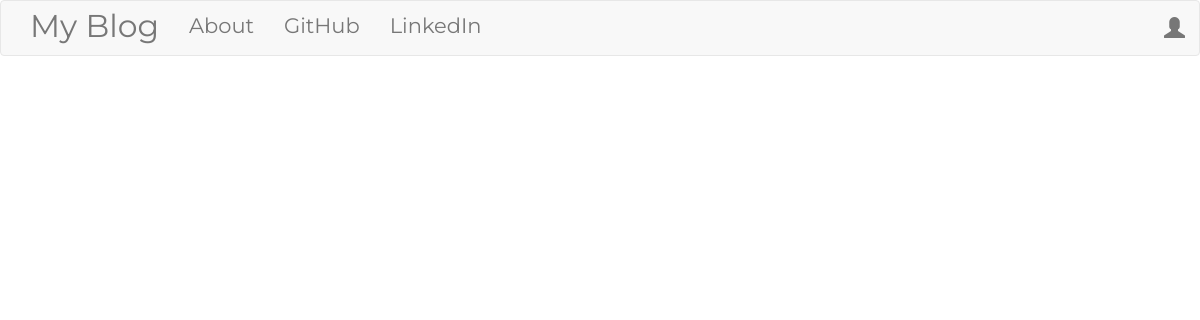
The app's page /, older data.
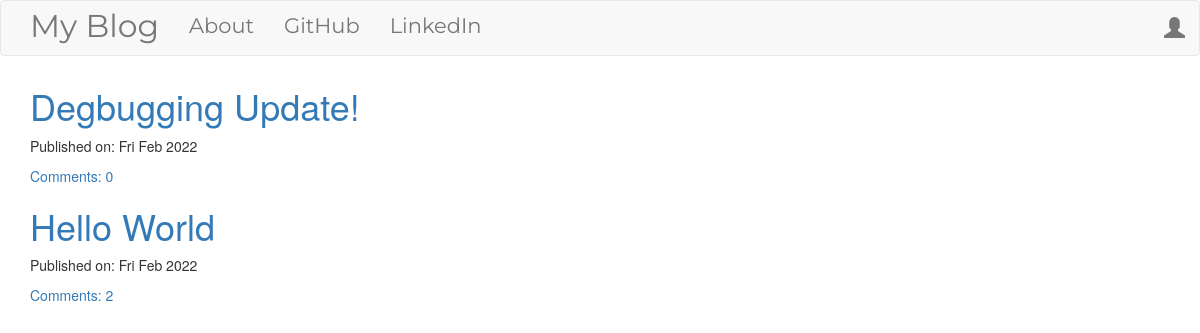
The same page, newer data.
### blog/models.py (models this page shows, shortened)
class Post(models.Model):
    author = models.ForeignKey('auth.User', on_delete=models.CASCADE)
    title = models.CharField(max_length=256)
    text = models.TextField()
    created_at = models.DateTimeField(default=timezone.now)
    published_date = models.DateTimeField(blank=True, null=True)
    def approve_comments(self):
        return self.comments.filter(approved_comment=True)

### blog/views.py (the view)
# urls.py: path('', views.PostListView.as_view(), name='post_list'),
class PostListView(ListView):
    model = Post
    def get_queryset(self):
        return Post.objects.filter(published_date__lt=timezone.now()).order_by('-published_date')

### blog/templates/blog/post_list.html
{% extends 'blog/base.html' %}
{% block content %}
    <div class="centerstage">
        {% for post in post_list %}
        <div class="post">
            <h1><a href="{% url 'post_detail' pk=post.pk %}">{{ post.title }}</a></h1>
            <div class="date">
                <p>Published on: {{ post.published_date|date:'D M Y' }}</p>
            </div>
            <a href="{% url 'post_detail' pk=post.pk %}">Comments: {{ post.approve_comments.count }}</a>
        </div>
        {% endfor %}
    </div>
{% endblock %}

Row changes from the older to the newer data that the page shows:
added Post: title "Degbugging Update!", published_date "Fri Feb 2022", approve_comments.count "0"
added Post: title "Hello World", published_date "Fri Feb 2022", approve_comments.count "2"
